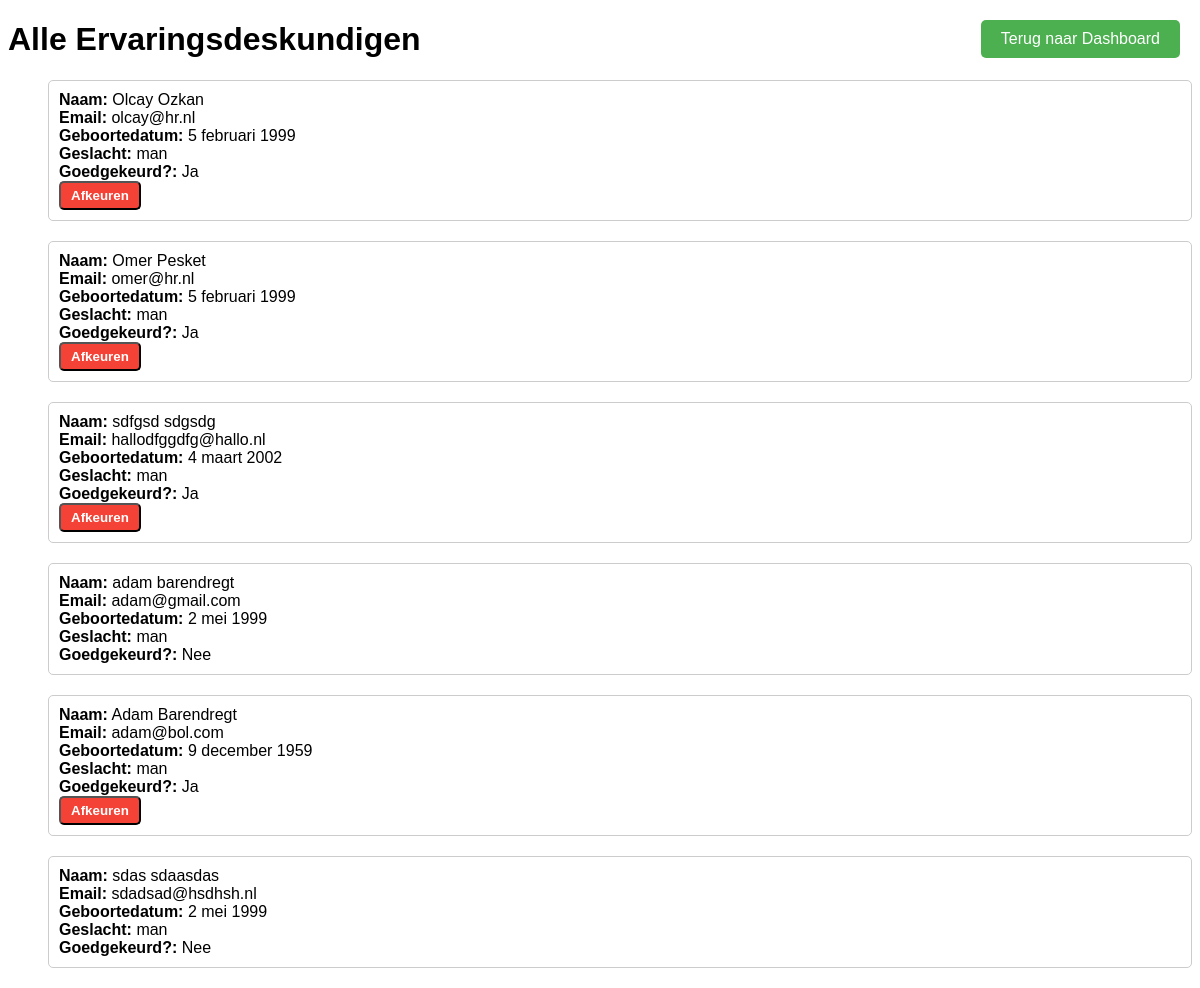
The page /beheerders/ervaringsdeskundige/ on the database its author committed.
### core/models.py (models this page shows, shortened)
class Ervaringsdeskundige(models.Model):
    ervaringsdeskundige_id = models.AutoField(primary_key=True)
    bijzonderheden = models.TextField(blank=True, null=True)
    voorkeur_benadering = models.CharField(max_length=255, blank=True, null=True)
    bijzonderheden_beschikbaar = models.CharField(max_length=255, blank=True, null=True)
    gebruiker = models.ForeignKey(Gebruikers, on_delete=models.CASCADE)
    beperkingen = models.ForeignKey(Beperkingen, on_delete=models.SET_NULL, null=True, blank=True)
    toezichthouder = models.ForeignKey(Toezichthouder, on_delete=models.SET_NULL, null=True, blank=True)
    hulpmiddelen = models.ForeignKey(Hulpmiddelen, on_delete=models.SET_NULL, null=True, blank=True)
    is_goedgekeurd = models.BooleanField(default=False)
    class Meta:
        db_table = 'ervaringsdeskundige'

class Gebruikers(AbstractBaseUser, PermissionsMixin):
    gebruiker_id = models.AutoField(primary_key=True)
    voornaam = models.CharField(max_length=255)
    achternaam = models.CharField(max_length=255)
    is_beheerder = models.BooleanField(default=False)
    is_organisatie = models.BooleanField(default=False)
    postcode = models.CharField(max_length=6, blank=True, null=True)
    geslacht = models.CharField(max_length=10, blank=True, null=True)
    email = models.EmailField(unique=True)
    telefoonnummer = models.CharField(max_length=20, blank=True, null=True)
    geboortedatum = models.DateField()
    last_login = models.DateTimeField(blank=True, null=True)
    organisatie = models.ForeignKey(Organisaties, on_delete=models.SET_NULL, null=True, blank=True)
    objects = GebruikersManager()
    USERNAME_FIELD = 'email'
    REQUIRED_FIELDS = []
    class Meta:
        db_table = 'gebruikers'

### beheerders/views.py (the view)
# urls.py: path('ervaringsdeskundige/', views.ervaringsdeskundige, name='ervaringsdeskundige'),
def ervaringsdeskundige(request):
    ervaringsdeskundigen = Ervaringsdeskundige.objects.all()
    return render(request, 'ervaringsdeskundige.html', {'ervaringsdeskundigen': ervaringsdeskundigen})

### beheerders/templates/ervaringsdeskundige.html (shortened to what this page needs)
<!DOCTYPE html>
<html lang="nl">
<head>
    {% load static %}
</head>
<body>
<button onclick="location.href='{% url 'dashboard_beheer' %}';" class="terug-knop">Terug naar Dashboard</button>
<h1>Alle Ervaringsdeskundigen</h1>
<ul>
    {% for ervaringsdeskundige in ervaringsdeskundigen %}
        <li id="ervaringsdeskundige-item-{{ ervaringsdeskundige.pk }}">
            <strong>Naam:</strong> {{ ervaringsdeskundige.gebruiker.voornaam }} {{ ervaringsdeskundige.gebruiker.achternaam }}<br>
            <strong>Email:</strong> {{ ervaringsdeskundige.gebruiker.email }}<br>
            <strong>Geboortedatum:</strong> {{ ervaringsdeskundige.gebruiker.geboortedatum }}<br>
            <strong>Geslacht:</strong> {{ ervaringsdeskundige.gebruiker.geslacht }}<br>
            <strong>Goedgekeurd?:</strong> {{ ervaringsdeskundige.is_goedgekeurd|yesno:"Ja,Nee" }}<br>
            {% if ervaringsdeskundige.is_goedgekeurd %}
                <button class="afkeur-link" id="afkeur-knop-{{ ervaringsdeskundige.pk }}"
                        onclick="afkeuren(event, {{ ervaringsdeskundige.pk }})">Afkeuren
                </button>
            {% endif %}
        </li>
    {% empty %}
        <li>Geen ervaringsdeskundigen gevonden.</li>
    {% endfor %}
</ul>
</body>
</html>

### beheerders/templates/ervaringsdeskundige.html (style rules this page uses)
body { font-family: Arial, sans-serif; }
ul { list-style-type: none; }
li { margin-bottom: 20px; padding: 10px; border: 1px solid #ccc; border-radius: 5px; }
.goedkeur-link, .afkeur-link { display: inline-block; padding: 5px 10px; color: #fff; text-decoration: none; border-radius: 5px; font-weight: bold; }
.afkeur-link { background-color: #f44336; }
.terug-knop { position: absolute; right: 20px; top: 20px; z-index: 10; margin-bottom: 20px; background-color: #4CAF50; color: white; padding: 10px 20px; border: none; border-radius: 5px; cursor: pointer; font-size: 1rem; }

### rows shown on the page
Ervaringsdeskundige: gebruiker.voornaam "Olcay", gebruiker.achternaam "Ozkan", gebruiker.email "olcay@hr.nl", gebruiker.geboortedatum "5 februari 1999", gebruiker.geslacht "man", is_goedgekeurd "Ja"
Ervaringsdeskundige: gebruiker.voornaam "Omer", gebruiker.achternaam "Pesket", gebruiker.email "omer@hr.nl", gebruiker.geboortedatum "5 februari 1999", gebruiker.geslacht "man", is_goedgekeurd "Ja"
Ervaringsdeskundige: gebruiker.voornaam "sdfgsd", gebruiker.achternaam "sdgsdg", gebruiker.email "hallodfggdfg@hallo.nl", gebruiker.geboortedatum "4 maart 2002", gebruiker.geslacht "man", is_goedgekeurd "Ja"
Ervaringsdeskundige: gebruiker.voornaam "adam", gebruiker.achternaam "barendregt", gebruiker.email "adam@gmail.com", gebruiker.geboortedatum "2 mei 1999", gebruiker.geslacht "man", is_goedgekeurd "Nee"
Ervaringsdeskundige: gebruiker.voornaam "Adam", gebruiker.achternaam "Barendregt", gebruiker.email "adam@bol.com", gebruiker.geboortedatum "9 december 1959", gebruiker.geslacht "man", is_goedgekeurd "Ja"
Ervaringsdeskundige: gebruiker.voornaam "sdas", gebruiker.achternaam "sdaasdas", gebruiker.email "sdadsad@hsdhsh.nl", gebruiker.geboortedatum "2 mei 1999", gebruiker.geslacht "man", is_goedgekeurd "Nee"
